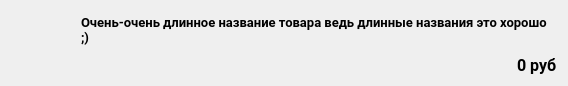
<?xml version="1.0" encoding="UTF-8"?>
<ui version="4.0">
 <class>productListItem</class>
 <widget class="QWidget" name="productListItem">
  <property name="geometry">
   <rect>
    <x>0</x>
    <y>0</y>
    <width>568</width>
    <height>82</height>
   </rect>
  </property>
  <property name="sizePolicy">
   <sizepolicy hsizetype="Minimum" vsizetype="Minimum">
    <horstretch>0</horstretch>
    <verstretch>0</verstretch>
   </sizepolicy>
  </property>
  <property name="maximumSize">
   <size>
    <width>16777215</width>
    <height>16777215</height>
   </size>
  </property>
  <property name="windowTitle">
   <string>Form</string>
  </property>
  <layout class="QGridLayout" name="gridLayout">
   <item row="0" column="1" colspan="2">
    <widget class="QLabel" name="productName">
     <property name="sizePolicy">
      <sizepolicy hsizetype="Expanding" vsizetype="Expanding">
       <horstretch>0</horstretch>
       <verstretch>0</verstretch>
      </sizepolicy>
     </property>
     <property name="font">
      <font>
       <family>Roboto</family>
       <pointsize>10</pointsize>
       <weight>75</weight>
       <bold>true</bold>
      </font>
     </property>
     <property name="text">
      <string>Очень-очень длинное название товара ведь длинные названия это хорошо ;)</string>
     </property>
     <property name="wordWrap">
      <bool>true</bool>
     </property>
    </widget>
   </item>
   <item row="1" column="2">
    <widget class="QLabel" name="productPrice">
     <property name="font">
      <font>
       <family>Roboto</family>
       <pointsize>12</pointsize>
       <weight>75</weight>
       <bold>true</bold>
      </font>
     </property>
     <property name="text">
      <string>0 руб</string>
     </property>
    </widget>
   </item>
   <item row="1" column="1">
    <spacer name="productPriceSpacer">
     <property name="orientation">
      <enum>Qt::Horizontal</enum>
     </property>
     <property name="sizeType">
      <enum>QSizePolicy::Expanding</enum>
     </property>
     <property name="sizeHint" stdset="0">
      <size>
       <width>430</width>
       <height>20</height>
      </size>
     </property>
    </spacer>
   </item>
   <item row="0" column="0" rowspan="2">
    <widget class="QLabel" name="productImage">
     <property name="minimumSize">
      <size>
       <width>64</width>
       <height>64</height>
      </size>
     </property>
     <property name="maximumSize">
      <size>
       <width>64</width>
       <height>64</height>
      </size>
     </property>
     <property name="text">
      <string/>
     </property>
    </widget>
   </item>
  </layout>
 </widget>
 <resources>
  <include location="resources.qrc"/>
 </resources>
 <connections/>
</ui>
